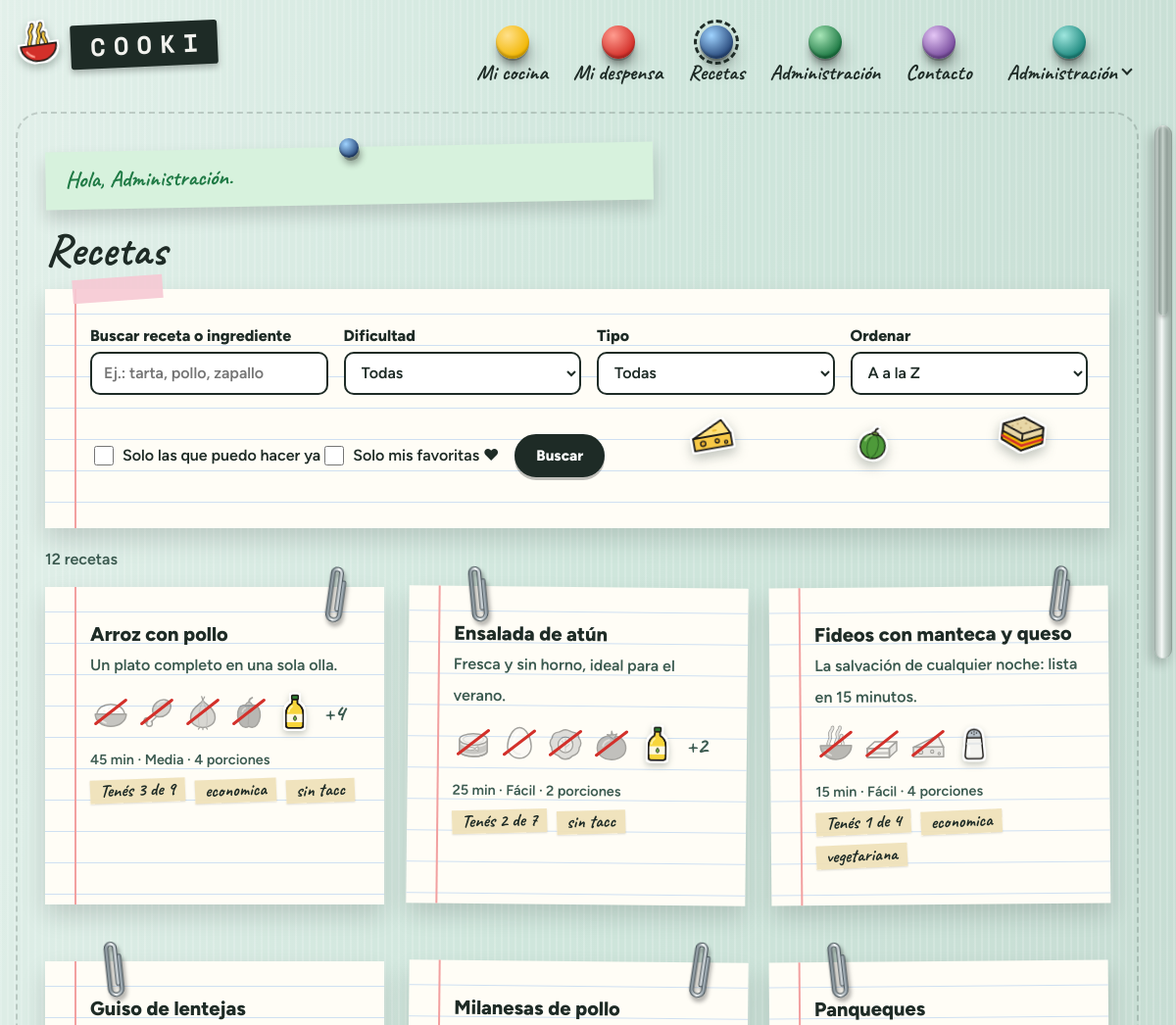
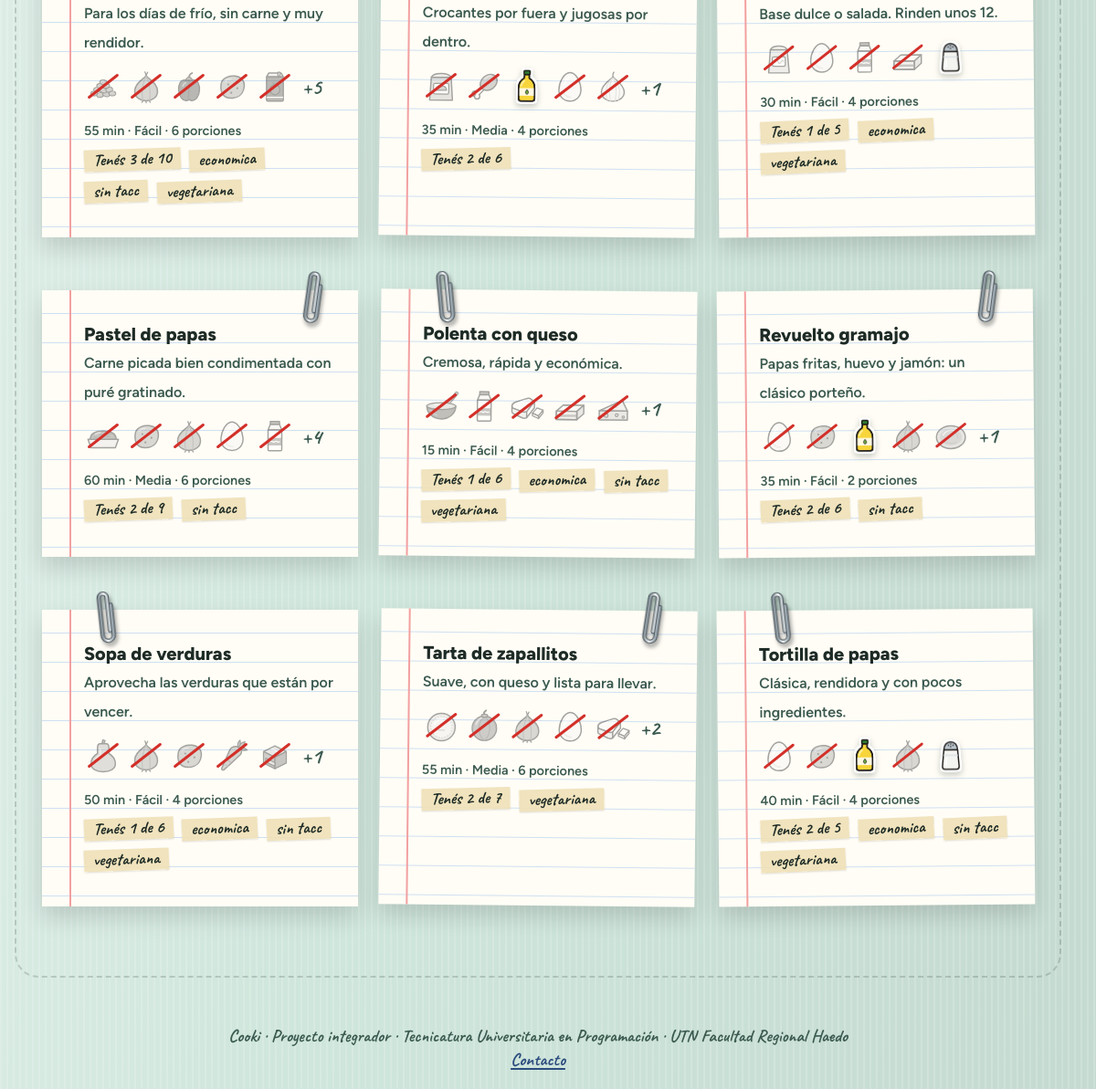
The app's page /app/recetas.php (signed in) with its own data (2 pictures, top to bottom).
### tables this page shows
CREATE TABLE receta (
    id               INT UNSIGNED AUTO_INCREMENT PRIMARY KEY,
    slug             VARCHAR(120) NOT NULL UNIQUE,
    titulo           VARCHAR(150) NOT NULL,
    descripcion      TEXT         NULL,
    porciones_base   TINYINT      NOT NULL DEFAULT 4,
    minutos_prep     SMALLINT     NOT NULL,
    minutos_coccion  SMALLINT     NOT NULL DEFAULT 0,
    dificultad       TINYINT      NOT NULL,
    imagen           VARCHAR(255) NULL,
    fuente           VARCHAR(255) NULL,           
    autor_id         INT UNSIGNED NULL,           
    creado_en        DATETIME     NOT NULL DEFAULT CURRENT_TIMESTAMP,
    CONSTRAINT ck_receta_dificultad CHECK (dificultad BETWEEN 1 AND 3),
    CONSTRAINT fk_receta_autor FOREIGN KEY (autor_id) REFERENCES usuario(id) ON DELETE SET NULL
);

### src/ayudas.php (called while the page is built, shortened)
<?php
function e(string|int|float|null $valor): string
{
    return htmlspecialchars((string) $valor, ENT_QUOTES, 'UTF-8');
}
function url(string $ruta = ''): string
{
    static $base = null;
    if ($base === null) {
        $publico = str_replace('\\', '/', (string) realpath(dirname(__DIR__) . '/public'));
        $script = str_replace('\\', '/', (string) realpath($_SERVER['SCRIPT_FILENAME'] ?? ''));
        $relativo = str_starts_with($script, $publico . '/') ? substr($script, strlen($publico) + 1) : '';
        $nombre = (string) ($_SERVER['SCRIPT_NAME'] ?? '/');
        $base = ($relativo !== '' && str_ends_with($nombre, $relativo))
            ? substr($nombre, 0, -strlen($relativo))
            : '/';
    }
    return $base . ltrim($ruta, '/');
}
function iconoIngrediente(string $nombre, bool $propio = false): string
{
    $texto = iconv('UTF-8', 'ASCII//TRANSLIT', mb_strtolower($nombre)) ?: $nombre;
    $palabras = preg_split('/[^a-z]+/', strtolower($texto), -1, PREG_SPLIT_NO_EMPTY) ?: [];
    foreach ([implode('-', $palabras), $palabras[0] ?? ''] as $candidato) {
        $archivo = 'img/ingredientes/' . $candidato . '.svg';
        if ($candidato !== '' && is_file(dirname(__DIR__) . '/public/' . $archivo)) {
            return url($archivo);
        }
    }
    return url('img/ingredientes/frasco.svg');
}

### src/bootstrap.php (called while the page is built, shortened)
<?php
spl_autoload_register(function (string $clase): void {
    $prefijo = 'Cooki\\';
    $relativa = str_replace('\\', '/', substr($clase, strlen($prefijo)));
    $archivo = __DIR__ . '/' . $relativa . '.php';
});
require_once __DIR__ . '/ayudas.php';

### src/Config.php (called while the page is built, shortened)
<?php
final class Config
{
    private static array $valores = [];
    public static function get(string $clave, string $porDefecto = ''): string
    {
        $env = getenv($clave);
        if ($env !== false && $env !== '') {
            return $env;
        }
        return self::$valores[$clave] ?? $porDefecto;
    }
}

### src/Db.php (called while the page is built, shortened)
<?php
final class Db
{
    private static ?PDO $pdo = null;
    public static function conexion(): PDO
    {
        if (self::$pdo === null) {
            $dsn = sprintf(
                'mysql:host=%s;port=%s;dbname=%s;charset=utf8mb4',
                Config::get('DB_HOST', '127.0.0.1'),
                Config::get('DB_PORT', '3306'),
                Config::get('DB_NAME', 'cooki')
            );
            self::$pdo = new PDO($dsn, Config::get('DB_USER', 'root'), Config::get('DB_PASS'), [
                PDO::ATTR_ERRMODE => PDO::ERRMODE_EXCEPTION,
                PDO::ATTR_DEFAULT_FETCH_MODE => PDO::FETCH_ASSOC,
                PDO::ATTR_EMULATE_PREPARES => false,
            ]);
        }
        return self::$pdo;
    }
}

### src/Repositorios/RecetaRepositorio.php (called while the page is built, shortened)
<?php
final class RecetaRepositorio
{
    public function buscar(array $filtros = [], int $usuarioId = 0): array
    {
        $condiciones = [];
        $parametros = self::parametrosUsuario($usuarioId);
        $texto = trim($filtros['q'] ?? '');
        $elegidos = array_values(array_unique(array_filter(array_map('intval', $filtros['ingredientes'] ?? []))));
        $sql = 'SELECT * FROM (' . self::SELECT_RESUMEN
            . ($condiciones ? ' WHERE ' . implode(' AND ', $condiciones) : '')
            . ' GROUP BY r.id) AS resumen'
            . (!empty($filtros['puedo']) ? ' WHERE tengo >= total' : '')
            . ' ORDER BY titulo';
        $consulta = $this->db->prepare($sql);
        $consulta->execute($parametros);
        return $consulta->fetchAll();
    }
    private static function parametrosUsuario(int $usuarioId): array
    {
        return ['usuario' => $usuarioId, 'usuarioB' => $usuarioId, 'usuarioF' => $usuarioId, 'usuarioR' => $usuarioId];
    }
    public static function ingredientesDeTarjeta(?string $columna): array
    {
        $lista = [];
        foreach (array_filter(explode("\n", (string) $columna)) as $renglon) {
            $lista[] = ['nombre' => substr($renglon, 1), 'tengo' => $renglon[0] === '1'];
        }
        return $lista;
    }
    public function etiquetas(): array
    {
        return $this->db->query('SELECT id, nombre FROM etiqueta ORDER BY nombre')->fetchAll();
    }
}

### src/Sesion.php (called while the page is built, shortened)
<?php
final class Sesion
{
    public static function usuario(): ?array
    {
        return $_SESSION['usuario'] ?? null;
    }
    public static function idUsuario(): int
    {
        return (int) (self::usuario()['id'] ?? 0);
    }
}

### src/Dominio/Paginacion.php (called while the page is built, shortened)
<?php
final class Paginacion
{
    public readonly int $pagina;
    public function __construct(public readonly int $total, public readonly int $porPagina, int $pedida)
    {
        $this->paginas = max(1, (int) ceil($total / max(1, $porPagina)));
        $this->pagina = max(1, min($this->paginas, $pedida));
    }
    public function desde(): int
    {
        return ($this->pagina - 1) * $this->porPagina;
    }
    public function cortar(array $elementos): array
    {
        return array_slice($elementos, $this->desde(), $this->porPagina);
    }
}

### src/Vistas/tarjeta-receta.php (the view, shortened to what this page needs)
<?php
$faltan = (int) $receta['total'] - (int) $receta['tengo'];
$dibujos = RecetaRepositorio::ingredientesDeTarjeta($receta['ingredientes'] ?? null);
$maximo = 5;
?>
<article class="tarjeta tarjeta-receta">
  <h2><a href="<?= e(url('app/receta.php?id=' . $receta['id'])) ?>"><?= e($receta['titulo']) ?></a><?php if (!empty($receta['favorita'])) : ?>
    <span class="tarjeta-receta__favorita" title="Una de tus favoritas">♥<span class="solo-lectores"> (favorita)</span></span><?php endif; ?></h2>
  <p class="texto-suave"><?= e($receta['descripcion']) ?></p>
  <?php if ($dibujos !== []) : ?>
    <ul class="mini-ingredientes" aria-label="Ingredientes">
      <?php foreach (array_slice($dibujos, 0, $maximo) as $ing) : ?>
        <li class="<?= $ing['tengo'] ? 'tengo' : 'falta' ?>">
          <img src="<?= e(iconoIngrediente($ing['nombre'])) ?>" width="40" height="40"
               alt="<?= e($ing['nombre'] . ($ing['tengo'] ? '' : ' (te falta)')) ?>" title="<?= e($ing['nombre']) ?>">
        </li>
      <?php endforeach; ?>
      <?php if (count($dibujos) > $maximo) : ?>
        <li class="mini-ingredientes__mas">+<?= count($dibujos) - $maximo ?></li>
      <?php endif; ?>
    </ul>
  <?php endif; ?>
  <p class="tarjeta-receta__datos">
    <span><?= e($receta['minutos']) ?> min</span> ·
    <span><?= e(RecetaRepositorio::DIFICULTADES[(int) $receta['dificultad']] ?? '') ?></span> ·
    <span><?= e($receta['porciones_base']) ?> porciones</span>
  </p>
  <p>
    <?php if ($faltan <= 0) : ?>
      <span class="etiqueta etiqueta--exito">Tenés todo</span>
    <?php else : ?>
      <span class="etiqueta<?= $faltan <= 2 ? ' etiqueta--alerta' : '' ?>">Tenés <?= e($receta['tengo']) ?> de <?= e($receta['total']) ?></span>
    <?php endif; ?>
    <?php foreach (array_filter(explode(', ', (string) $receta['etiquetas'])) as $etiqueta) : ?>
      <span class="etiqueta"><?= e(str_replace('_', ' ', $etiqueta)) ?></span>
    <?php endforeach; ?>
  </p>
</article>

### public/app/recetas.php (shortened to what this page needs)
<?php
require dirname(__DIR__, 2) . '/src/bootstrap.php';
$repo = new RecetaRepositorio(Db::conexion());
$filtros = [
    'q' => trim((string) ($_GET['q'] ?? '')),
    'dificultad' => (int) ($_GET['dificultad'] ?? 0),
    'etiqueta' => (int) ($_GET['etiqueta'] ?? 0),
    'puedo' => isset($_GET['puedo']),
    'favoritas' => isset($_GET['favoritas']),
];
$recetas = $repo->buscar($filtros, Sesion::idUsuario());
$ordenes = ['az' => 'A a la Z', 'recomendadas' => 'Recomendadas para mí', 'rapidas' => 'Más rápidas primero'];
$orden = isset($ordenes[$_GET['orden'] ?? '']) ? $_GET['orden'] : 'az';
$paginacion = new Paginacion(count($recetas), 12, (int) ($_GET['pagina'] ?? 1));
$etiquetas = $repo->etiquetas();
$hayFiltros = $filtros['q'] !== '' || $filtros['dificultad'] || $filtros['etiqueta'] || $filtros['puedo']
    || $filtros['favoritas'] || $orden !== 'az';
?>
<div class="titulo-con-sueltos titulo-con-sueltos--panoramica">
  <h1>Recetas</h1>
</div>
<div class="catalogo">
<form class="tarjeta buscador" method="get" role="search">
  <div class="campo">
    <label for="q">Buscar receta o ingrediente</label>
    <input id="q" name="q" type="search" placeholder="Ej.: tarta, pollo, zapallo" value="<?= e($filtros['q']) ?>">
  </div>
  <div class="campo">
    <label for="dificultad">Dificultad</label>
    <select id="dificultad" name="dificultad">
      <option value="0">Todas</option>
    </select>
  </div>
  <div class="campo">
    <label for="etiqueta">Tipo</label>
    <select id="etiqueta" name="etiqueta">
      <option value="0">Todas</option>
    </select>
  </div>
  <div class="campo">
    <label for="orden">Ordenar</label>
    <select id="orden" name="orden">
      <?php foreach ($ordenes as $valor => $texto) : ?>
        <option value="<?= e($valor) ?>"<?= $orden === $valor ? ' selected' : '' ?>><?= e($texto) ?></option>
      <?php endforeach; ?>
    </select>
  </div>
  <div class="campo casillas">
    <label><input type="checkbox" name="puedo" value="1"<?= $filtros['puedo'] ? ' checked' : '' ?>> Solo las que puedo hacer ya</label>
    <label><input type="checkbox" name="favoritas" value="1"<?= $filtros['favoritas'] ? ' checked' : '' ?>> Solo mis favoritas ♥</label>
  </div>
  <button class="boton" type="submit">Buscar</button>
  <div class="buscador__relleno">
  </div>
</form>
<div class="catalogo__resultados">
<p class="texto-suave" role="status"><?= count($recetas) ?> receta<?= count($recetas) === 1 ? '' : 's' ?><?= $hayFiltros ? ' encontradas' : '' ?></p>
<?php if ($recetas === []) : ?>
  <p class="vacio">No encontramos recetas con esos filtros. Probá con otra palabra o sacá algún filtro.</p>
<?php else : ?>
  <div class="grilla">
    <?php foreach ($paginacion->cortar($recetas) as $receta) : ?>
      <?php require parcial('tarjeta-receta'); ?>
    <?php endforeach; ?>
  </div>
<?php endif; ?>
</div>
</div>

### records on screen
receta: titulo "Arroz con pollo", descripcion "Un plato completo en una sola olla.", count($dibujos) - $maximo "4", minutos "45", dificultad "Media", porciones_base "4", tengo "3", total "9", etiqueta "economica", etiqueta "sin tacc"
receta: titulo "Ensalada de atún", descripcion "Fresca y sin horno, ideal para el verano.", count($dibujos) - $maximo "2", minutos "25", dificultad "Fácil", porciones_base "2", tengo "2", total "7", etiqueta "sin tacc"
receta: titulo "Fideos con manteca y queso", descripcion "La salvación de cualquier noche: lista en 15 minutos.", minutos "15", dificultad "Fácil", porciones_base "4", tengo "1", total "4", etiqueta "economica", etiqueta "vegetariana"
receta: titulo "Guiso de lentejas", descripcion "Para los días de frío, sin carne y muy rendidor.", count($dibujos) - $maximo "5", minutos "55", dificultad "Fácil", porciones_base "6", tengo "3", total "10", etiqueta "economica", etiqueta "sin tacc", etiqueta "vegetariana"
receta: titulo "Milanesas de pollo", descripcion "Crocantes por fuera y jugosas por dentro.", count($dibujos) - $maximo "1", minutos "35", dificultad "Media", porciones_base "4", tengo "2", total "6"
receta: titulo "Panqueques", descripcion "Base dulce o salada. Rinden unos 12.", minutos "30", dificultad "Fácil", porciones_base "4", tengo "1", total "5", etiqueta "economica", etiqueta "vegetariana"
receta: titulo "Pastel de papas", descripcion "Carne picada bien condimentada con puré gratinado.", count($dibujos) - $maximo "4", minutos "60", dificultad "Media", porciones_base "6", tengo "2", total "9", etiqueta "sin tacc"
receta: titulo "Polenta con queso", descripcion "Cremosa, rápida y económica.", count($dibujos) - $maximo "1", minutos "15", dificultad "Fácil", porciones_base "4", tengo "1", total "6", etiqueta "economica", etiqueta "sin tacc", etiqueta "vegetariana"
receta: titulo "Revuelto gramajo", descripcion "Papas fritas, huevo y jamón: un clásico porteño.", count($dibujos) - $maximo "1", minutos "35", dificultad "Fácil", porciones_base "2", tengo "2", total "6", etiqueta "sin tacc"
receta: titulo "Sopa de verduras", descripcion "Aprovecha las verduras que están por vencer.", count($dibujos) - $maximo "1", minutos "50", dificultad "Fácil", porciones_base "4", tengo "1", total "6", etiqueta "economica", etiqueta "sin tacc", etiqueta "vegetariana"
receta: titulo "Tarta de zapallitos", descripcion "Suave, con queso y lista para llevar.", count($dibujos) - $maximo "2", minutos "55", dificultad "Media", porciones_base "6", tengo "2", total "7", etiqueta "vegetariana"
receta: titulo "Tortilla de papas", descripcion "Clásica, rendidora y con pocos ingredientes.", minutos "40", dificultad "Fácil", porciones_base "4", tengo "2", total "5", etiqueta "economica", etiqueta "sin tacc", etiqueta "vegetariana"

### other values on screen
$letra "C"
$letra "O"
$letra "K"
$letra "I"
$texto "Mi cocina"
$texto "Mi despensa"
$texto "Recetas"
$texto "Administración"
$texto "Contacto"
explode(' ', $usuario['nombre'])[0] "Administración"
$aviso['mensaje'] "Hola, Administración."
count($recetas) "12"
form field orden "A a la Z"
